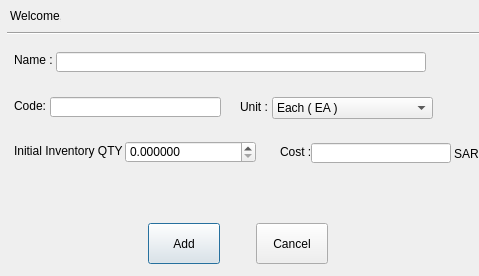
<?xml version="1.0" encoding="UTF-8"?>
<ui version="4.0">
 <class>addNewSPTypeDialog</class>
 <widget class="QDialog" name="addNewSPTypeDialog">
  <property name="geometry">
   <rect>
    <x>0</x>
    <y>0</y>
    <width>479</width>
    <height>276</height>
   </rect>
  </property>
  <property name="windowTitle">
   <string>Add New Spare Parts Type</string>
  </property>
  <widget class="QLabel" name="label">
   <property name="geometry">
    <rect>
     <x>10</x>
     <y>5</y>
     <width>51</width>
     <height>21</height>
    </rect>
   </property>
   <property name="text">
    <string>Welcome,</string>
   </property>
  </widget>
  <widget class="QLabel" name="loggeduserlbl">
   <property name="geometry">
    <rect>
     <x>62</x>
     <y>6</y>
     <width>171</width>
     <height>21</height>
    </rect>
   </property>
   <property name="font">
    <font>
     <weight>75</weight>
     <bold>true</bold>
    </font>
   </property>
   <property name="text">
    <string/>
   </property>
  </widget>
  <widget class="Line" name="line">
   <property name="geometry">
    <rect>
     <x>7</x>
     <y>25</y>
     <width>491</width>
     <height>16</height>
    </rect>
   </property>
   <property name="orientation">
    <enum>Qt::Horizontal</enum>
   </property>
  </widget>
  <widget class="QWidget" name="verticalLayoutWidget">
   <property name="geometry">
    <rect>
     <x>14</x>
     <y>40</y>
     <width>111</width>
     <height>131</height>
    </rect>
   </property>
   <layout class="QVBoxLayout" name="verticalLayout">
    <item>
     <widget class="QLabel" name="label_3">
      <property name="text">
       <string>Name :</string>
      </property>
     </widget>
    </item>
    <item>
     <widget class="QLabel" name="label_4">
      <property name="text">
       <string>Code:</string>
      </property>
     </widget>
    </item>
    <item>
     <widget class="QLabel" name="label_6">
      <property name="text">
       <string>Initial Inventory QTY :</string>
      </property>
     </widget>
    </item>
   </layout>
  </widget>
  <widget class="QLineEdit" name="spNameled">
   <property name="geometry">
    <rect>
     <x>56</x>
     <y>52</y>
     <width>370</width>
     <height>20</height>
    </rect>
   </property>
  </widget>
  <widget class="QDoubleSpinBox" name="invQTYSpinBox">
   <property name="geometry">
    <rect>
     <x>125</x>
     <y>141</y>
     <width>131</width>
     <height>22</height>
    </rect>
   </property>
   <property name="decimals">
    <number>6</number>
   </property>
   <property name="maximum">
    <double>1000.000000000000000</double>
   </property>
   <property name="singleStep">
    <double>0.000100000000000</double>
   </property>
  </widget>
  <widget class="QLabel" name="label_7">
   <property name="geometry">
    <rect>
     <x>240</x>
     <y>99</y>
     <width>41</width>
     <height>16</height>
    </rect>
   </property>
   <property name="text">
    <string>Unit :</string>
   </property>
  </widget>
  <widget class="QComboBox" name="spunitcomboBox">
   <property name="geometry">
    <rect>
     <x>272</x>
     <y>97</y>
     <width>161</width>
     <height>22</height>
    </rect>
   </property>
   <property name="currentIndex">
    <number>0</number>
   </property>
   <item>
    <property name="text">
     <string>Each ( EA )</string>
    </property>
   </item>
  </widget>
  <widget class="QLabel" name="label_8">
   <property name="geometry">
    <rect>
     <x>280</x>
     <y>145</y>
     <width>60</width>
     <height>13</height>
    </rect>
   </property>
   <property name="text">
    <string>Cost :</string>
   </property>
  </widget>
  <widget class="QLineEdit" name="spcostled">
   <property name="geometry">
    <rect>
     <x>311</x>
     <y>143</y>
     <width>140</width>
     <height>20</height>
    </rect>
   </property>
  </widget>
  <widget class="QPushButton" name="savebtn">
   <property name="geometry">
    <rect>
     <x>148</x>
     <y>223</y>
     <width>72</width>
     <height>41</height>
    </rect>
   </property>
   <property name="text">
    <string>Add</string>
   </property>
  </widget>
  <widget class="QPushButton" name="cancelbtn">
   <property name="geometry">
    <rect>
     <x>256</x>
     <y>223</y>
     <width>72</width>
     <height>41</height>
    </rect>
   </property>
   <property name="text">
    <string>Cancel</string>
   </property>
  </widget>
  <widget class="QLabel" name="statulbl">
   <property name="geometry">
    <rect>
     <x>16</x>
     <y>177</y>
     <width>461</width>
     <height>41</height>
    </rect>
   </property>
   <property name="text">
    <string/>
   </property>
   <property name="alignment">
    <set>Qt::AlignCenter</set>
   </property>
  </widget>
  <widget class="QLabel" name="label_2">
   <property name="geometry">
    <rect>
     <x>454</x>
     <y>147</y>
     <width>47</width>
     <height>13</height>
    </rect>
   </property>
   <property name="text">
    <string>SAR</string>
   </property>
  </widget>
  <widget class="QLineEdit" name="spcodeled">
   <property name="geometry">
    <rect>
     <x>50</x>
     <y>97</y>
     <width>171</width>
     <height>20</height>
    </rect>
   </property>
  </widget>
 </widget>
 <resources/>
 <connections/>
</ui>
